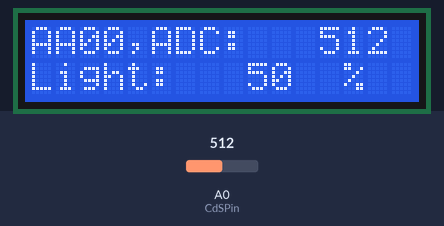
Simulated run of this sketch. Board: Arduino Uno, built with avr-gcc and run on an emulated ATmega328P. Parts: 16×2 character LCD. The test bench sets the inputs (shaded band); at power-on: A0 (CdSPin) = 512.

Above: at 4.2 s.
4.3 s: A0 (CdSPin) set to 716
At 5.5 s:
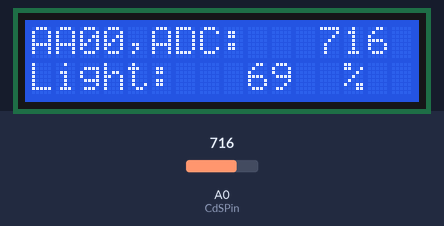
6.5 s: A0 (CdSPin) set to 900
At 8.2 s:
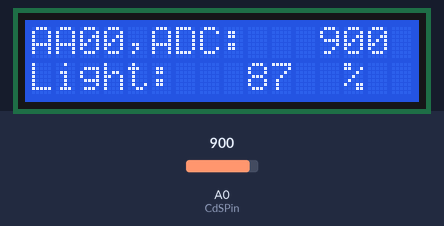
8.5 s: A0 (CdSPin) set to 1023
At 10.1 s:
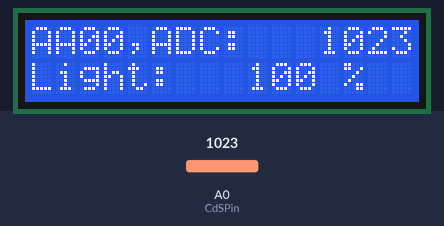
Timing chart, 0 to 11.6 s (numbered marks = the images above; inputs shaded):
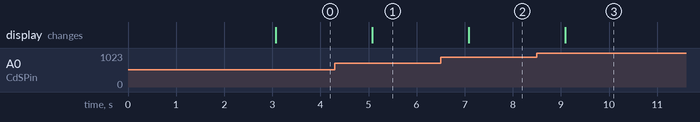

Measured:
- after the input at 4.3 s, the display: changes after 0.78 s (image 1)
- after the input at 6.5 s, the display: changes after 0.58 s (image 2)
- after the input at 8.5 s, the display: changes after 0.59 s (image 3)

The sketch:

AAnn_Cds_LCD.ino
```cpp
/*
 빛 입력 및 LCD 모니터링
*/
// LCD 라리브러리 설정
#include <LiquidCrystal.h>
// LCD 설정
LiquidCrystal lcd(12, 11, 5, 4, 3, 2); // rs,en,d4,d5,d6,d7
// 0번 아날로그핀을 CdS 셀 입력으로 설정한다.
const int CdSPin = 0;

void setup() {
// 16X2 LCD 모듈 설정하고 백라이트를 켠다.
  lcd.begin(16,2);
// 메세지를 표시한다.
  lcd.print("AA00");
  lcd.setCursor(0,1);
  lcd.print("CdS Cell Test");
// 3초동안 메세지를 표시한다.
  delay(3000);
// 모든 메세지를 삭체한 뒤
// 숫자를 제외한 부분들을 미리 출력시킨다.
  lcd.clear();
  lcd.setCursor(0,0);
  lcd.print("AA00,ADC: ");
  lcd.setCursor(0,1);
  lcd.print("Light:  ");
  lcd.setCursor(13,1);
  lcd.print("%");  // 수정
}

void loop(){
  int adcValue; // 실제 센서로부터 읽은 값 (0~1023)
  int illuminance; // 현재의 밝기. 0~100%

  // CdS cell을 통하여 입력되는 전압을 읽는다.
  adcValue = analogRead(CdSPin);
  // 아날로그 입력 값을 0~100%의 범위로 변경한다..
  illuminance = map(adcValue, 0,1023, 0, 100);

  // 전에 표시했던 내용을 지운다.
  lcd.setCursor(12,0);
  lcd.print("    ");
  // ADC 값을 표시한다
  lcd.setCursor(12,0);
  lcd.print(adcValue);
  // 전에 표시했던 내용을 지운다.
  lcd.setCursor(9,1);
  lcd.print("   ");
  // 밝기를 %표시한다
  lcd.setCursor(9,1);
  lcd.print(illuminance);   // 수정
  delay(1000);
}

//Voltage to LuxLux
double luminosity (int RawADC0){
  double Vout=RawADC0*0.0048828125;  // 5/1024 (Vin = 5 V)
  int lux=(2500/Vout-500)/10;  // lux = 500 / Rldr, Vout = Ildr*Rldr = (5/(10 + Rldr))*Rldr
  return lux;
}
```
